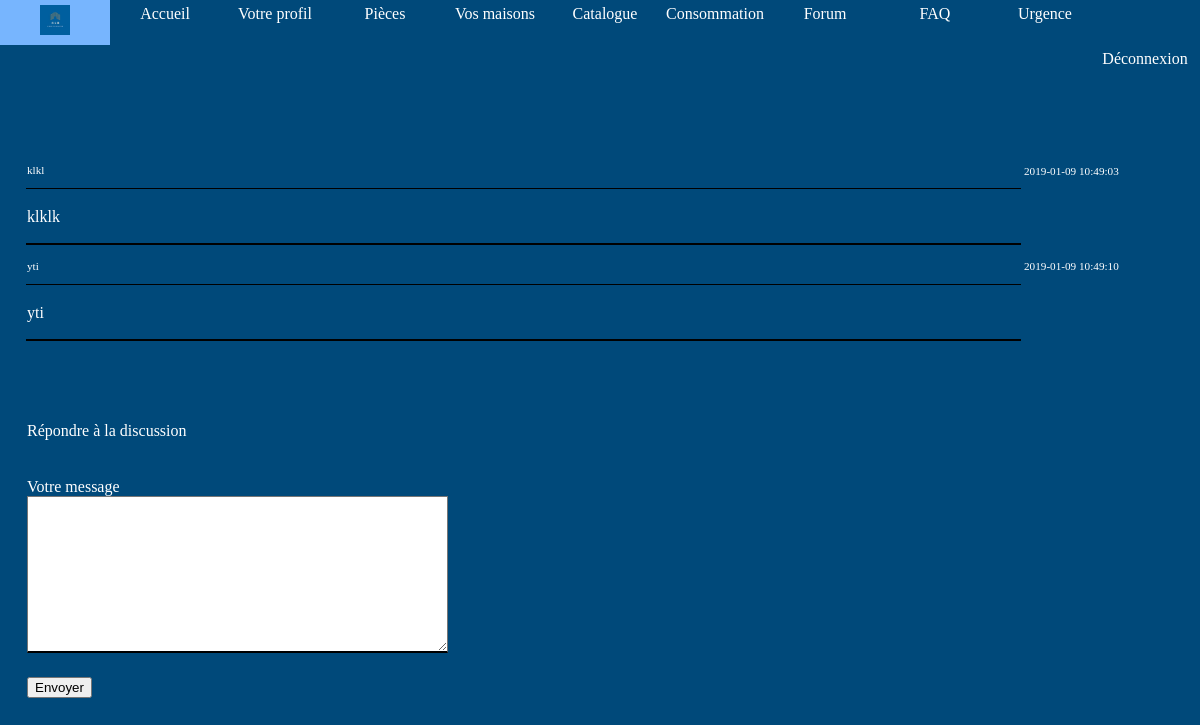
Before: /index.php?action=messageForum&idTopic=2 (signed in) with the older database file.
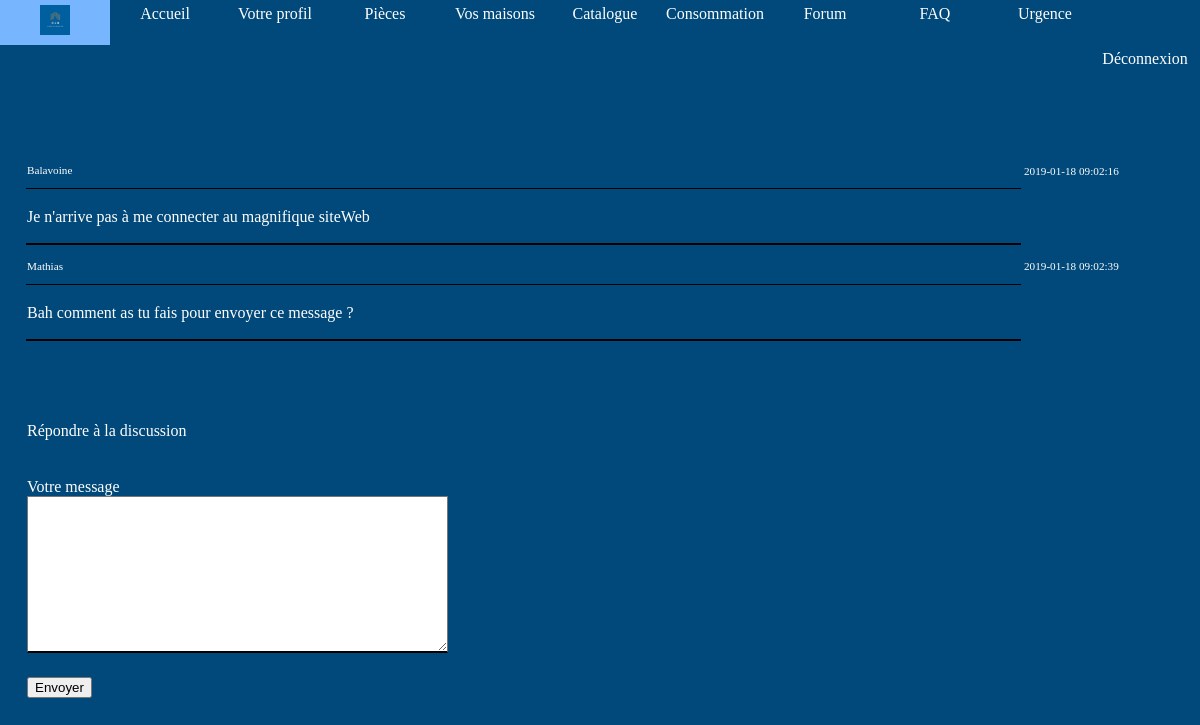
After: the same page with the newer database file.
### tables this page shows
CREATE TABLE `forummessage` (
  `idMessage` int(11) NOT NULL,
  `idTopic` int(11) NOT NULL,
  `author` varchar(255) NOT NULL,
  `message` text NOT NULL,
  `date` timestamp NOT NULL DEFAULT CURRENT_TIMESTAMP
);

### controllers/controller.php (called while the page is built, shortened)
<?php
require "models/model.php";
function seeMessageForum()
{
    $id= $_GET["idTopic"];
    $messages =getMessage($id)->fetchAll();
    require "views/forumMessage.php";
}

### models/model.php (called while the page is built, shortened)
<?php
function getMessage($id){
    $db = dbConnect();
    $req = $db->prepare("SELECT * FROM forummessage WHERE idTopic= :id ");
    $req->bindParam("id", $id);
    $req->execute();
    return $req;
}

### views/forumMessage.php (the view, shortened to what this page needs)
<!DOCTYPE html>
<html>
<head>
    <link rel="stylesheet" type="text/css" href="designs/css/forumMessage.css" />
</head>
<body>
<header>
    <?php include("header.php"); ?>
</header>
<table>
    <?php foreach($messages as $message) { ?>
         <tr id='info'>
            <td class="tab1">
                <p><?= $message["author"];?></p>
            </td>
            <td class="tab3">
                <p><?= $message["date"];?></p>
            </td>
        </tr>
        <tr class="tab2">
            <td id="message">
                <p><?= $message["message"];?></p>
            </td>
        </tr>
    <?php } ?>
</table>
<table>
    <tr>
        <td>
            <p id='ajouter'>Répondre à la discussion </p>
        </td>
    </tr>
    <tr>
        <td>
                <p>
                    <label for="message">Votre message</label><br />
                    <textarea name="message" id="message" rows="10" cols="50"></textarea>
                </p>
        </td>
    </tr>
    <tr>
        <td>
            <div id="repondre">
                <input type='submit' value='Envoyer'>
            </div>
        </td>
    </tr>
</table>

Changed rows visible on the page:
removed forummessage: author "klkl", date "2019-01-09 10:49:03", message "klklk"
removed forummessage: author "yti", date "2019-01-09 10:49:10", message "yti"
added forummessage: author "Balavoine", date "2019-01-18 09:02:16", message "Je n'arrive pas à me connecter au magnifique siteWeb"
added forummessage: author "Mathias", date "2019-01-18 09:02:39", message "Bah comment as tu fais pour envoyer ce message ?"
